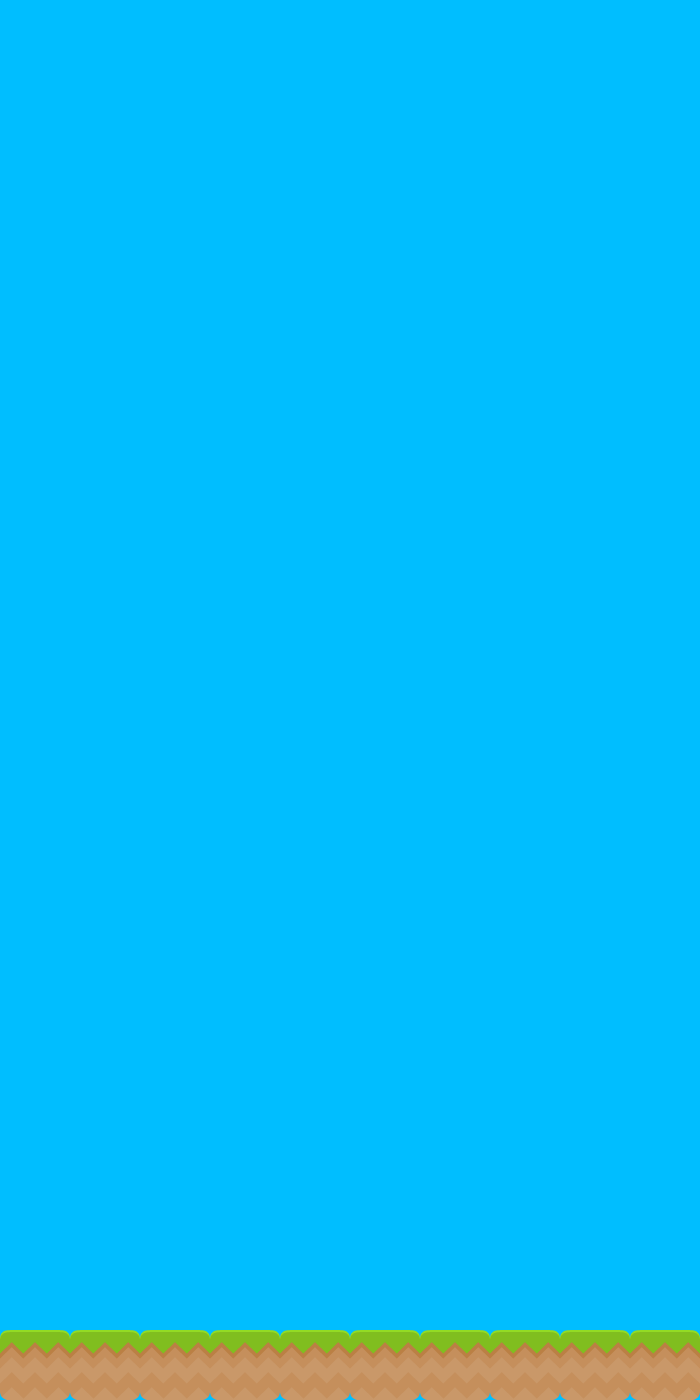

This game map was drawn from its Tiled (.tmx) file and the tilesets committed beside it. A one-line description and the trimmed map source follow:
An orthogonal 10x20 tile map with 70x70 px tiles, 1 tile layer (World) and 1 object.

<map version="1.4" tiledversion="1.4.2" orientation="orthogonal" renderorder="right-down" compressionlevel="0" width="10" height="20" tilewidth="70" tileheight="70" infinite="0" backgroundcolor="#00beff" nextlayerid="2" nextobjectid="1">
 <editorsettings>
  <export target="src/client/assets/test_map.json" format="json" />
 </editorsettings>
 <tileset firstgid="1" name="grass" tilewidth="70" tileheight="70" tilecount="1" columns="1">
  <image source="src/client/assets/BasePack/Tiles/grass.png" width="70" height="70" />
  <tile id="0">
   <objectgroup draworder="index" id="3">
    <object id="2" x="0.181818" y="0.181818" width="70.1818" height="69.8182">
     <properties>
      <property name="collides" type="bool" value="true" />
     </properties>
    </object>
   </objectgroup>
  </tile>
 </tileset>
 <layer id="1" name="World" width="10" height="20">
  <data>[200 cells, 10 non-empty, 1 distinct tile ids]</data>
 </layer>
</map>
